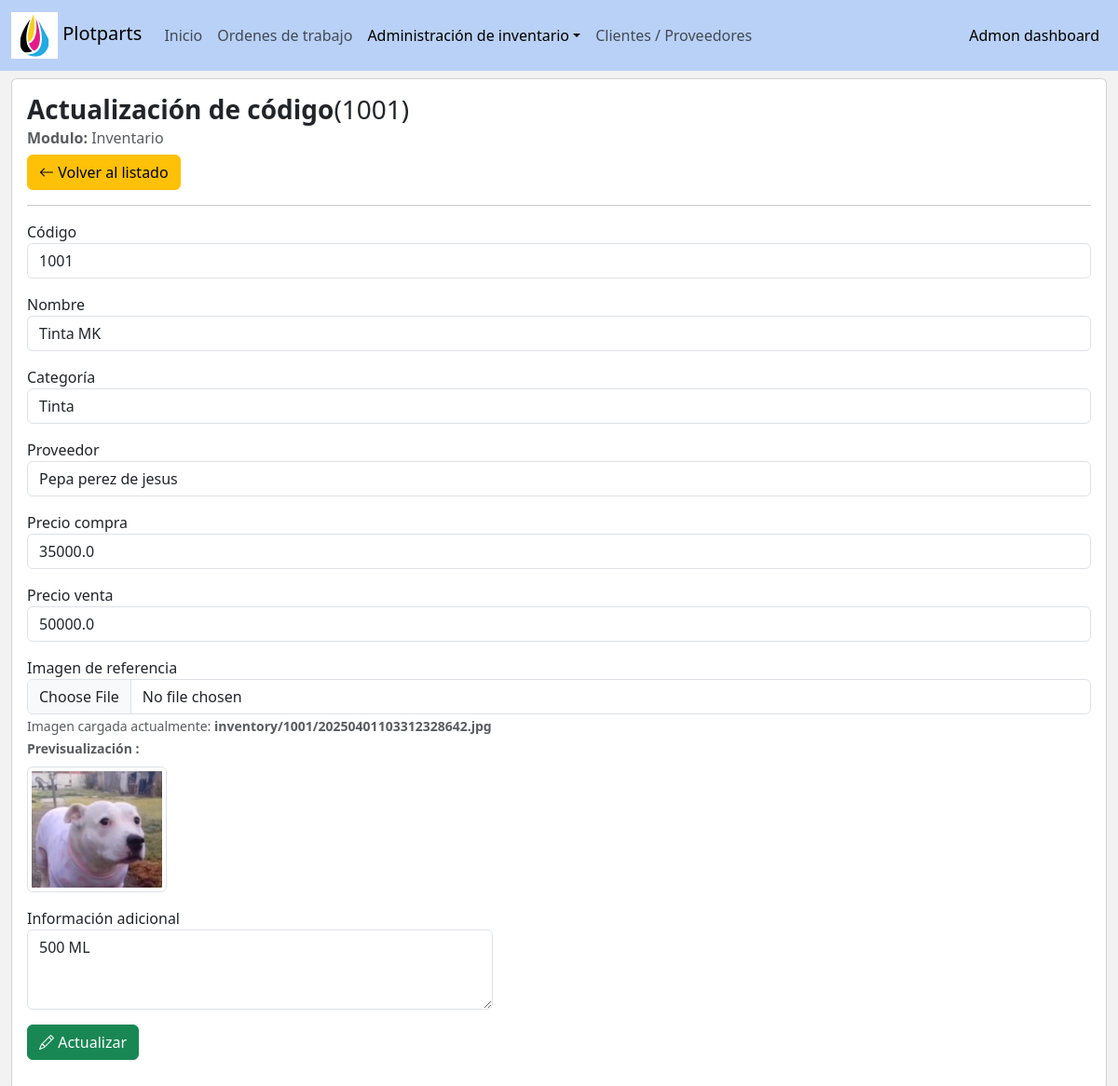
/inventory/update-code/1, run on the app's committed database.
### inventory/models.py (models this page shows, shortened)
class InventoryCodes(models.Model):
    code = models.CharField(verbose_name='Código', max_length=50, unique=True)
    name = models.CharField(verbose_name='Nombre', max_length=100)
    category = models.ForeignKey(to=InventoryCategory, verbose_name='Categoría', on_delete = models.PROTECT, default=2)
    supplier = models.ForeignKey(to=Asset, verbose_name='Proovedor', on_delete = models.PROTECT)
    inbound_price = models.FloatField(verbose_name='Precio venta', default=0)
    outbound_price = models.FloatField(verbose_name='Precio compra', default=0)
    extra_info = models.TextField(verbose_name='Información adicional')
    related_image = models.ImageField(verbose_name='Imagen de referencia', upload_to=get_inventory_imagePath, default='default/default.png')
    status = models.IntegerField(verbose_name='Estado',choices=Status.choices, default=Status.enable)
    createtime = models.DateTimeField(verbose_name='Fecha/hora de creación', auto_now_add=True)
    updatetime = models.DateTimeField(verbose_name='Fecha/hora de modificación', auto_now=True)
    class Meta:
        verbose_name = "Códigos de inventario"
        verbose_name_plural = "Códigos de inventario"
        ordering = ['code']

### inventory/views.py (the view, shortened to what this page needs)
class InventoryCodesUpdateView(UpdateView):
    model = InventoryCodes
    template_name = "inventory/code_update.html"
    form_class = InventoryCodeMainForm
    context_object_name = 'code'
    success_url = reverse_lazy('inventory:grid_code')
    queryset = InventoryCodes.objects.filter(status=1)
    def get_context_data(self, **kwargs):
        context = super().get_context_data(**kwargs)
        context['active_link'] = 'code_mngt'
        context['dropdown_menu'] = True
        return context

### assets/models.py (called while the page is built)
    def __str__(self):
        return str(self.name)

### core/templatetags/utils.py (called while the page is built)
@register.filter(name='setValidationClass')
def setValidationClass(input):
    bootstrap_class = ''
    if input.help_text == 'filter_option':
        if input.errors:
            bootstrap_class = 'is-invalid'
    else:
        if (input.data != None) and (input.data != []) :
            if input.errors:
                bootstrap_class = 'is-invalid'
            else:
                bootstrap_class = 'is-valid'
    return input.as_widget(attrs={'class':'form-control '+ bootstrap_class})

### inventory/models.py (called while the page is built)
    def __str__(self):
        return self.name

### inventory/templates/inventory/code_update.html (shortened to what this page needs)
{% extends 'base_adminv2.html' %}
{% load utils %}
{% block body %}
    <div class='row'>
        <div class="col-lg-12">
            <div class="card">
                <div class="card-body">
                    <h3 class='card-title'> <strong>Actualización de código</strong>({{code.code}})</h3>
                    <h6 class="card-subtitle mb-2 text-muted"> <strong>Modulo:</strong> Inventario</h6>
                        <a href='{% url "inventory:grid_code" %}' class="btn btn-warning"><i class="bi bi-arrow-left"></i> Volver al listado</a>
                    <hr>
                    <form method='post' enctype="multipart/form-data" novalidate>
                        {% for field in form %}
                            <div class='mb-3'>
                                <label for="{{field.id_for_label}}">{{field.label}}</label>
                                {{field|setValidationClass}}
                                {% if field.auto_id == 'id_related_image' %}
                                    <div>
                                        <span class='form-text'>Imagen cargada actualmente: <strong>{{code.related_image.name}}</strong></span>
                                        <div>
                                            <span class='form-text'><strong>Previsualización :</strong></span>
                                            <div>
                                                <img class='img-thumbnail mt-2' src="{{code.related_image.url}}" alt="reference image" width="150" height="100">
                                            </div>
                                        </div>
                                    </div>
                                {% endif %}
                            </div>
                        {% endfor %}
                        <div class="mb-3">
                            <button type="submit" class="btn btn-success"><i class="bi bi-pencil"></i> Actualizar</button>
                        </div>
                    </form>
                </div>
            </div>
        </div>
    </div>
{% endblock body %}

### templates/base_adminv2.html (style rules this page uses)
body { background-color:#f2f2f2; }

### data on the page
InventoryCodes: code "1001", form "1001" "Tinta MK" "Tinta" "Pepa perez de jesus" "35000.0" "50000.0" "500 ML", related_image.name "inventory/1001/20250401103312328642.jpg", related_image (picture)

### other printed values
{{ field.label }} "Código" "Nombre" "Categoría" "Proveedor" "Precio compra" "Precio venta" "Imagen de referencia" "Información adicional"
